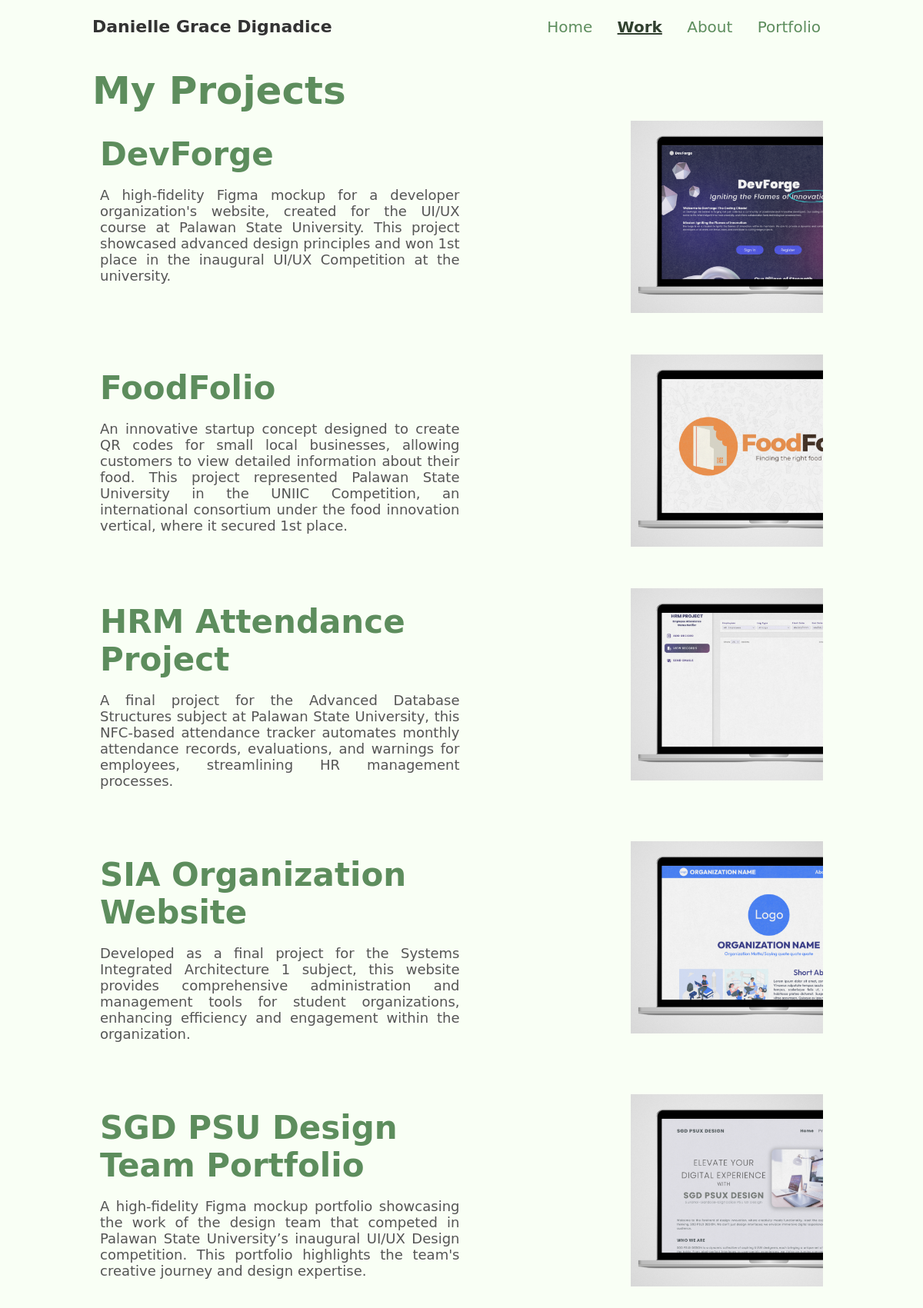
Page /work/ on the committed database.
### resume_app/models.py (models this page shows, shortened)
class Project(models.Model):
    title = models.CharField(max_length=200)
    description = models.TextField()
    project_url = models.URLField(max_length=200)
    image = models.ImageField(upload_to='project_images/')
    extended_description = models.TextField(blank=True, null=True)
    additional_images = models.ManyToManyField('ProjectImage', related_name='projects', blank=True)

### resume_app/views.py (the view)
# urls.py: path('work/', views.work, name='work'),
def work(request):
    projects = Project.objects.all()
    return render(request, 'resume_app/work.html', {'projects': projects})

### resume_app/templates/resume_app/work.html (shortened to what this page needs)
{% extends 'resume_app/base.html' %}
{% block content %}
{% include 'resume_app/projects.html' %}
{% endblock %}

### resume_app/templates/resume_app/projects.html (shortened to what this page needs)
<div class="gallery">
    <h2 class="subtitle">My Projects</h2>
    {% for project in projects %}
    <div class="project">
        <div class="project-text">
            <br>
            <h3 class="subtitle"><a href="{% url 'project_detail' project.id %}">{{ project.title }}</a></h3>
            <p class="summ-text">{{ project.description }}</p>
        </div>
        <div class="project-image">
            <a href="{% url 'project_detail' project.id %}">
                <img src="{{ project.image.url }}" alt="{{ project.title }}">
            </a>
        </div>
    </div>
    {% endfor %}

### resume_app/static/resume_app/styles.css (style rules this page uses)
body { font-family: Seravek, 'Gill Sans Nova', Ubuntu, Calibri, 'DejaVu Sans', source-sans-pro, sans-serif; font-weight: normal; margin: 0; padding-left: 10%; padding-right:10%; background-color: #f9fff5; color: #333; padding-bottom: 5%; }
.subtitle { font-size: 50px; color: #5d8d5d; margin-top: 0px; margin-bottom: 0px; }
.gallery { margin-top: 20px; }
.project { display: flex; justify-content: space-between; align-items: flex-start; margin-bottom: 30px; padding: 10px; }
.project-text { flex: 1; margin-right: 5px; }
.project-text h3 { font-size: 42px; margin-bottom: 10px; }
.project-text p { font-size: 18px; color: #555; }
.project-image { flex: 1; text-align: right; }
.project-image img { max-width: 250px; height: auto; border-radius: 0px; }
a { text-decoration: none; color: inherit; }
.summ-text { font-size: 24 px; font-weight: semi-bold; text-align: justify; }

### rows in the picture
Project: title "DevForge", description "A high-fidelity Figma mockup for a developer organization's website, created for the UI/UX course at Palawan State University. This project showcased advanced design principles and won 1st place in the inaugural UI/UX Competition at the university.", image (picture)
Project: title "FoodFolio", description "An innovative startup concept designed to create QR codes for small local businesses, allowing customers to view detailed information about their food. This project represented Palawan State University in the UNIIC Competition, an international consortium under the food innovation vertical, where it secured 1st place.", image (picture)
Project: title "HRM Attendance Project", description "A final project for the Advanced Database Structures subject at Palawan State University, this NFC-based attendance tracker automates monthly attendance records, evaluations, and warnings for employees, streamlining HR management processes.", image (picture)
Project: title "SIA Organization Website", description "Developed as a final project for the Systems Integrated Architecture 1 subject, this website provides comprehensive administration and management tools for student organizations, enhancing efficiency and engagement within the organization.", image (picture)
Project: title "SGD PSU Design Team Portfolio", description "A high-fidelity Figma mockup portfolio showcasing the work of the design team that competed in Palawan State University’s inaugural UI/UX Design competition. This portfolio highlights the team's creative journey and design expertise.", image (picture)
